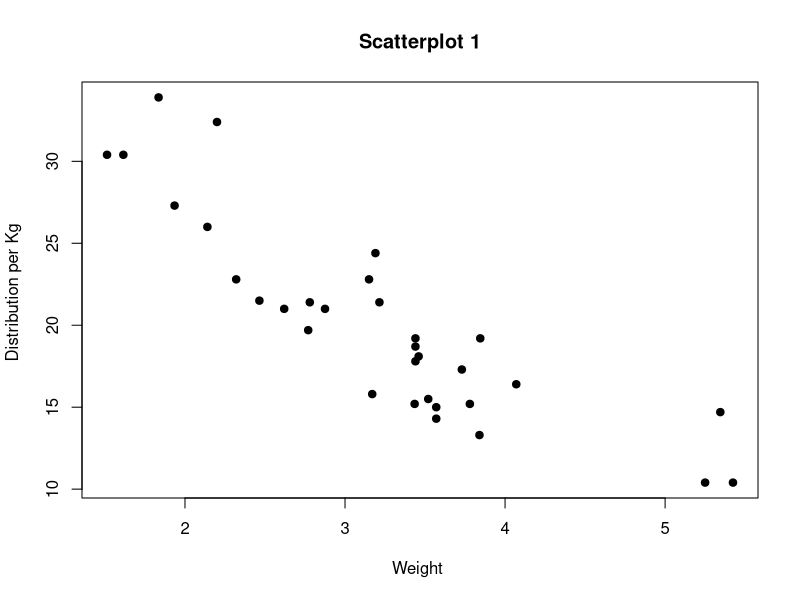

Write R code to recreate this figure. (Note: this script raises an error after producing the figure.)
# Basic-R-functions
#Scatterplot
attach(mtcars)
plot(wt, mpg, main="Scatterplot 1", 
  	xlab="Weight ", ylab="Distribution per Kg ", pch=19)

#Alternate and better scatterplot example
library(car) 
scatterplot(mpg ~ wt | cyl, data=mtcars, 
  	xlab="Weight of Car", ylab="Miles Per Gallon", 
   main="Enhanced Scatter Plot", 
   labels=row.names(mtcars))
